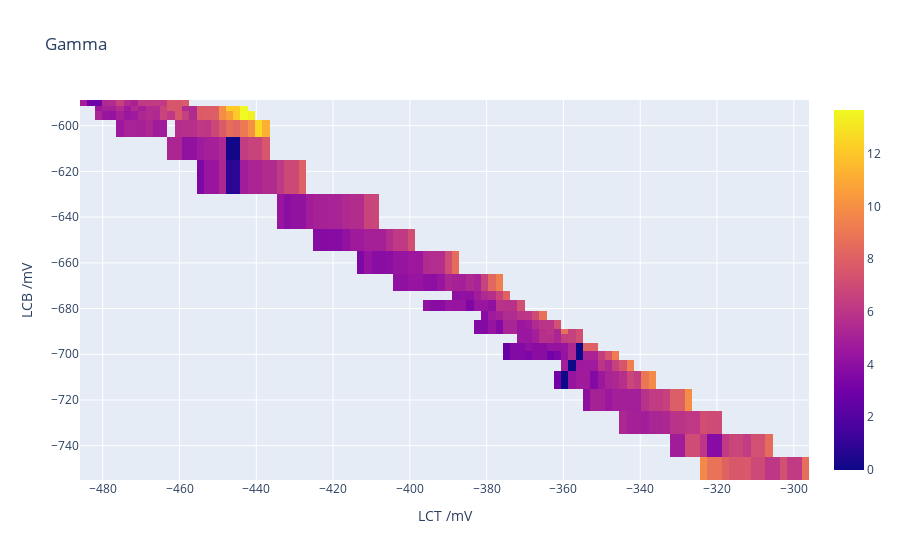

The notebook cell saved with this chart:
### Code cell
xs = [get_real_lct(dat) for dat in dats]
ys = [dat.Logs.fds['LCB'] for dat in dats]
zs = [fit.best_values['g'] for fit in fits]
customdata = np.array([[f(dat) for f in template_funcs] for dat in dats])

xs, ys, zs, customdata = my_heatmap_interp(xs, ys, zs, customdata, new_x_len=100, new_y_tol=5, method='nearest')

fig2 = go.Figure()
fig2.add_trace(go.Heatmap(x = xs, y = ys, z = zs, zmin=0, zmax=np.nanmax(zs), hovertemplate=hover_template, customdata=customdata))
PlU.fig_setup(fig2, 'Gamma', 'LCT /mV', 'LCB /mV')
fig2

### Figure 1 — Plotly figure (JSON) as saved in the notebook; plotly's stock layout.template omitted (floating-point values rounded to 4 significant figures; data arrays with more than 128 entries replaced by an {"elided": "..."} marker saying what was removed)
{"data": [{"customdata": {"elided": "25x100x5 float values"}, "hovertemplate": "Datnum=%{customdata[0]}<br>LCT=%{x:.1f}mV<br>LCB=%{y:.1f}mV<br>Data=%{z:.2f}<br>LP*2=%{customdata[1]:.1f}mV<br>LCSS=%{customdata[2]:.1f}mV<br>dS=%{customdata[3]:.2f}kB<br><extra>MC temp=%{customdata[4]:.1f}mK</extra>", "type": "heatmap", "x": [-485.0, -483.1, -481.2, -479.3, -477.4, -475.5, -473.6, -471.7, -469.8, -467.9, -466.0, -464.1, -462.2, -460.3, -458.4, -456.5, -454.6, -452.7, -450.8, -448.9, -447.0, -445.1, -443.2, -441.3, -439.4, -437.5, -435.6, -433.7, -431.8, -429.9, -428.0, -426.1, -424.2, -422.3, -420.4, -418.5, -416.6, -414.7, -412.8, -410.9, -409.0, -407.1, -405.2, -403.3, -401.4, -399.5, -397.6, -395.7, -393.8, -391.9, -390.0, -388.1, -386.2, -384.3, -382.4, -380.5, -378.6, -376.7, -374.8, -372.9, -371.0, -369.1, -367.2, -365.3, -363.4, -361.5, -359.6, -357.7, -355.8, -353.9, -352.1, -350.2, -348.3, -346.4, -344.5, -342.6, -340.7, -338.8, -336.9, -335.0, -333.1, -331.2, -329.3, -327.4, -325.5, -323.6, -321.7, -319.8, -317.9, -316.0, -314.1, -312.2, -310.3, -308.4, -306.5, -304.6, -302.7, -300.8, -298.9, -297.0], "y": [-750, -740, -730, -720, -710, -705, -700, -697.5, -692.5, -690, -687.5, -682.5, -680, -677.5, -675, -670, -660, -650, -640, -620, -610, -600, -595, -592.5, -590], "z": {"elided": "25x100 float values"}, "zmax": 13.65, "zmin": 0}], "layout": {"autosize": true, "legend": {"title": {}}, "title": {"text": "Gamma"}, "xaxis": {"autorange": true, "range": [-485.9, -296.0], "title": {"text": "LCT /mV"}, "type": "linear"}, "yaxis": {"autorange": true, "range": [-755, -588.8], "title": {"text": "LCB /mV"}, "type": "linear"}}}
